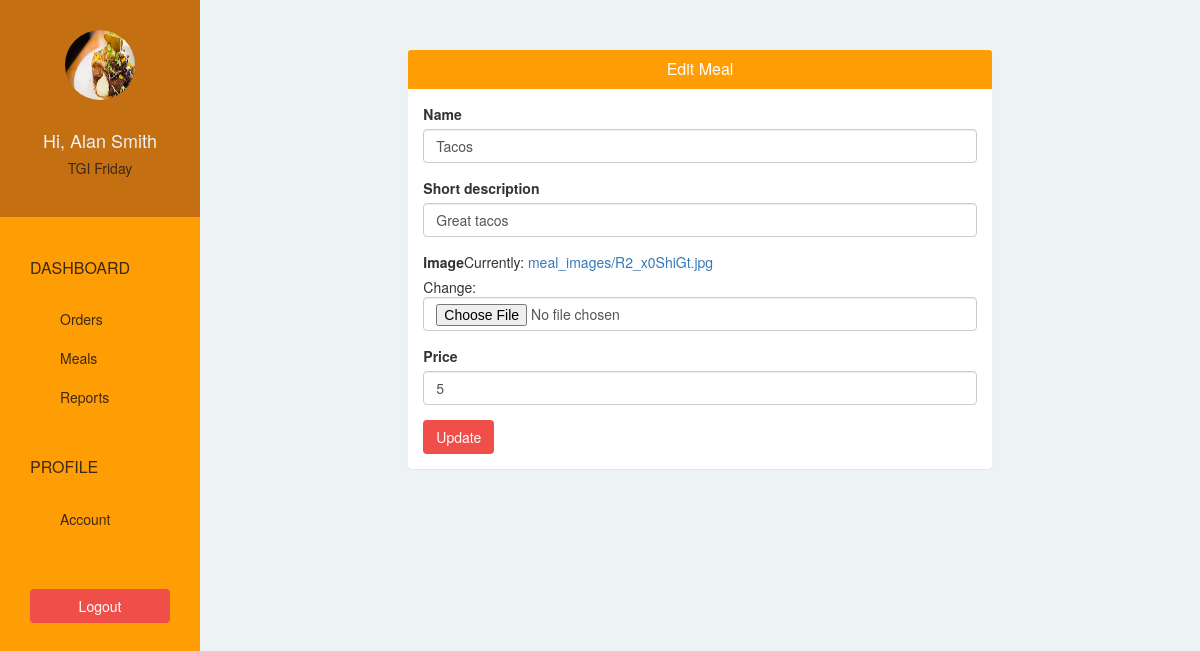
Page /restaurant/meal/edit/3/ (signed in) on the committed database.
### willylistapp/models.py (models this page shows, shortened)
class Restaurant(models.Model):
    user = models.OneToOneField(User, on_delete=models.CASCADE, related_name='restaurant')
    name = models.CharField(max_length=500)
    phone = models.CharField(max_length=500)
    address = models.CharField(max_length=500)
    logo = models.ImageField(upload_to='restaurant_logo/', blank=False)

class Meal(models.Model):
    restaurant = models.ForeignKey(Restaurant) # ForeignKey: one to many relationship
    name = models.CharField(max_length=500)
    short_description = models.CharField(max_length=500)
    image = models.ImageField(upload_to='meal_images/', blank=False)
    price = models.IntegerField(default=0)

### willylistapp/views.py (the view)
# urls.py: url(r'^restaurant/meal/edit/(?P<meal_id>\d+)/$', views.restaurant_edit_meal, name = 'restaurant-edit-meal'), # \d+ is for passing numbers
@login_required(login_url='/restaurant/sign-in/')
def restaurant_edit_meal(request, meal_id):
    form = MealForm(instance = Meal.objects.get(id = meal_id))
    if request.method == "POST":
        form = MealForm(request.POST, request.FILES, instance = Meal.objects.get(id = meal_id))
        if form.is_valid():
            form.save()
            return redirect(restaurant_meal)
    return render(request, 'restaurant/edit_meal.html', {
        "form": form
    })

### willylistapp/forms.py
class MealForm(forms.ModelForm):
    class Meta:
        model = Meal
        exclude = ("restaurant",)

### willylistapp/templates/restaurant/edit_meal.html (shortened to what this page needs)
{% extends 'restaurant/base.html' %}
{% load bootstrap3 %}
{% block page %}
    <div class="col-lg-offset-2 col-lg-8">
        <div class="panel">
            <div class="panel-heading bg-blue">
                <h4 class="panel-title text-center text-white">
                    Edit Meal
                </h4>
            </div>
            <div class="panel-body">
                <form method="POST" enctype="multipart/form-data">
                    {% bootstrap_form form %}
                    <button type="submit" class="btn btn-pink">Update</button>
                </form>
            </div>
        </div>
    </div>
{% endblock %}

### willylistapp/templates/restaurant/base.html (shortened to what this page needs)
{% extends 'base.html' %}
{% block sidebar %}
    {% url 'restaurant-order' as restaurant_order_url %}
    {% url 'restaurant-meal' as restaurant_meal_url %}
    {% url 'restaurant-report' as restaurant_report_url %}
    {% url 'restaurant-account' as restaurant_account_url %}
    <div class="text-center">
      <img class="img-circle" src="{{ MEDIA_URL }}{{ request.user.restaurant.logo }}"
          width="70" height="70" />
      <br/>
      <br/>
      <h4>Hi, {{ request.user.get_full_name }}</h4>
      <h5>{{ request.user.restaurant.name }}</h5>
    </div>
    <div class="list-group">
      <span class="text-uppercase">Dashboard</span>
      <a href="{% url 'restaurant-order' %}"
          class="list-group-item {% if request.path == restaurant_order_url %} active {% endif %} ">
          Orders
        </a>
      <a href="{% url 'restaurant-meal' %}"
          class="list-group-item {% if request.path == restaurant_meal_url %} active {% endif %} ">Meals</a>
      <a href="{% url 'restaurant-report' %}"
          class="list-group-item {% if request.path == restaurant_report_url %} active {% endif %} ">Reports</a>
      <span class="text-uppercase">Profile</span>
      <a href="{% url 'restaurant-account' %}"
          class="list-group-item {% if request.path == restaurant_account_url %} active {% endif %} ">Account</a>
    </div>
    <div class="text-center">
      <a href="{% url 'restaurant-sign-out' %}?next={{ request.path }}"
          class="btn btn-pink">Logout</a>
    </div>
{% endblock %}

### willylistapp/static/css/style.css (style rules this page uses)
body { padding-top: 50px; background-color: #EDF2F5; overflow: auto; }
.bg-blue { background-color: #FF9D05; }
.text-white { color: white; }
.btn-pink { color: white; background-color: #ef4e49; }
.sidebar > div:first-child { padding: 30px 10px; font-weight: bold; font-size: 15px; background-color: #C36F12; }
.sidebar > div:first-child > h4 { color: #EDF2F5; }
.sidebar > div:first-child > h5 { color: #3F2815; }
.sidebar .list-group { padding: 0; background-color: #FF9D05; }
.sidebar .list-group > span { color: #3F2815; display: block; margin-top: 20px; padding: 20px 30px; font-size: 16px; font-weight: 300; }
.sidebar .list-group .list-group-item, .sidebar .list-group .list-group-item:focus { background-color: #FF9D05; color: #3F2815; border: 0; padding-left: 60px; padding-right: 30px; }
.sidebar > div:last-child { padding: 30px; }
.sidebar > div:last-child .btn { width: 100%; }
.content .panel { border: none; }

### rows in the picture
Meal: name "Tacos", short_description "Great tacos", price "5"

### other values in the picture
{{ request.user.get_full_name }} "Alan Smith"
{{ request.user.restaurant.name }} "TGI Friday"
